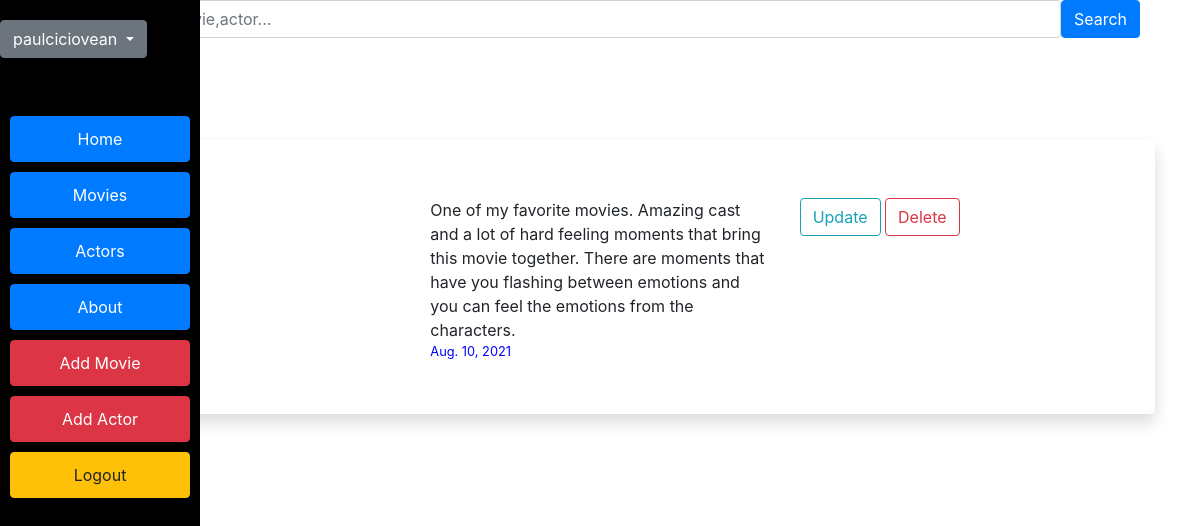
The app's page /myreviews/2 (signed in) with its own data.
### blog/models.py (models this page shows, shortened)
class Review(models.Model):
    user = models.ForeignKey(User, on_delete=models.CASCADE)
    movie = models.ForeignKey(Movie,on_delete=models.CASCADE)
    context = models.TextField()
    date = models.DateField(default=datetime.now(),blank=True)
    class Meta:
        unique_together = ('user', 'movie',)

### blog/views.py (the view)
# urls.py: path('myreviews/<user_id>', views.my_reviews, name='myreviews'),
@login_required(login_url='users-login')
def my_reviews(request,user_id):
    usr = User.objects.get(id=user_id)
    reviews = usr.review_set.all()
    return render(request, 'myreviews.html', {'reviews': reviews})

### blog/templates/myreviews.html (shortened to what this page needs)
{% extends 'base.html' %}
{% load static %}
{% block content%}
        <br>
        <a style="text-align: center; margin-bottom 15px;" class="btn btn-info" href="{% url 'myreviews' user.id %}">My reviews : </a>
        <br>
        <br>
        {% for review in reviews %}
        <div class="shadow p-3 mb-5 bg-white rounded">
            <a href="{% url 'show-movie' review.movie.id %}"> <h3>{{ review.movie.title}}</h3> </a>
                <div class="row">
                    <div class="col">
                    </div>
                    <div class="col">
                        {{ review.context }}
                        <br>
                        <small style="color: blue;" >{{ review.date }}</small>
                    </div>
                    <div class="col">
                        <a href="{% url 'update-review' review.id %}" class="btn btn-outline-info"> Update </a>
                        <a href="{% url 'delete-review' review.id %}" class="btn btn-outline-danger"> Delete </a>
                    </div>
                </div>
        </div>
        {% endfor %}
{% endblock %}

### blog/templates/base.html (shortened to what this page needs)
<html lang="en" xmlns="http://www.w3.org/1999/html">
<head>
    <link rel="stylesheet" href="https://stackpath.bootstrapcdn.com/bootstrap/4.4.1/css/bootstrap.min.css">
</head>
<body>
      <div class="sidenav">
          {% if user.is_authenticated %}
            <div class="dropdown">
              <button class="btn btn-secondary dropdown-toggle" type="button" id="dropdownMenuButton" data-toggle="dropdown" aria-haspopup="true" aria-expanded="false">
                {{ user.username }}
              </button>
            </div>
          <br>
          <br>
          {% endif %}
          <a href="/home" class="btn btn-primary">Home</a>
          <a href="/movies" class="btn btn-primary">Movies</a>
          <a href="/actors" class="btn btn-primary">Actors</a>
          <a href="/about" class="btn btn-primary">About</a>
          {% if user.is_authenticated %}
                {% if user.is_staff %}
                      <a class="btn btn-danger" href="/addmovie">Add Movie</a>
                      <a class="btn btn-danger" href="/addactor">Add Actor</a>
                {% endif%}
           <a class="btn btn-warning" href="/logout">Logout</a>
          {% else %}
           <a class="btn btn-success" href="/login" >Login</a>
           <a class="btn btn-info" href="/register">Register</a>
          {% endif %}
    </div>
    <div class="container">
        <div class="container">
            <form class="d-flex" method="POST" action="{% url 'search-movies' %}">
                <input class="form-control me-2" type="search" placeholder="Search for a movie,actor..." name="searched">
                <button class="btn btn-primary" type="submit">Search</button>
            </form>
            </div>
        {% block content%}
        {% endblock%}
    </div>
</body>
</html>

### blog/templates/base.html (style rules this page uses)
.sidenav { height: 100%; width: 200px; position: fixed; z-index: 1; top: 0; left: 0; background-color: #000000; overflow-x: hidden; padding-top: 20px; }
.sidenav a { padding: 10px; margin: 10px; display: block; }
.sidenav a:hover, { color: #f1f1f1; }

### records on screen
Review: context "One of my favorite movies. Amazing cast and a lot of hard feeling moments that bring this movie together. There are moments that have you flashing between emotions and you can feel the emotions from the characters.", date "Aug. 10, 2021"

### other values on screen
{{ user.username }} "paulciciovean"
